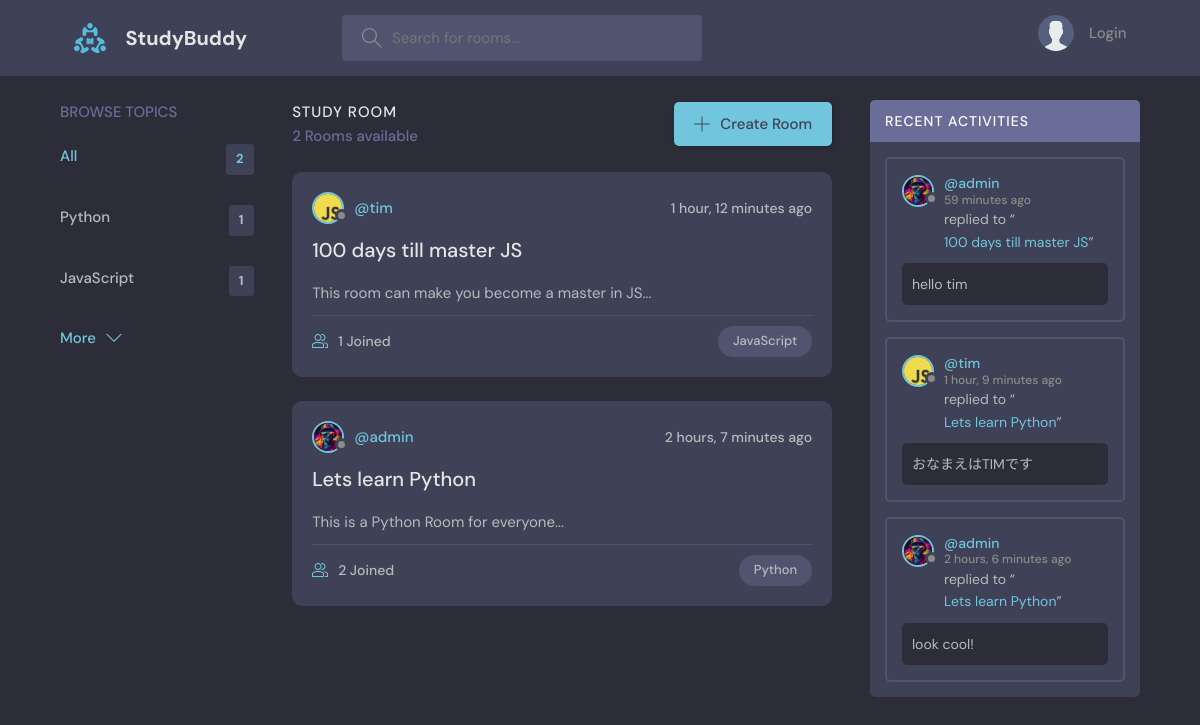
The page / on the database its author committed.
### base/models.py (models this page shows, shortened)
class Topic(models.Model):
    name = models.CharField(max_length=200)

class Room(models.Model):
    host = models.ForeignKey(User, on_delete=models.SET_NULL, null=True)
    topic = models.ForeignKey(Topic, on_delete=models.SET_NULL, null=True)
    name = models.CharField(max_length=200)
    description = models.TextField(null=True, blank=True)
    participants = models.ManyToManyField(User, related_name='participants', blank=True)
    updated = models.DateTimeField(auto_now=True)
    created = models.DateTimeField(auto_now_add=True)
    class Meta:
        ordering = ['-updated', '-created']
    def short_description(self):
        return self.description[:200] if self.description else ''
    def __str__(self):
        return self.name

class User(AbstractUser):
    name = models.CharField(max_length=200, null=True)
    email = models.EmailField(null=True, unique=True)
    bio = models.TextField(null=True)
    avatar = models.ImageField(null=True, default="avatar.svg")
    USERNAME_FIELD = 'email'
    REQUIRED_FIELDS = []

class Message(models.Model):
    user = models.ForeignKey(User, on_delete=models.CASCADE)
    room = models.ForeignKey(Room, on_delete=models.CASCADE)
    body = models.TextField()
    updated = models.DateTimeField(auto_now=True)
    created = models.DateTimeField(auto_now_add=True)
    class Meta:
        ordering = ['-updated', '-created']
    def __str__(self):
        return self.body[0:70]

### base/views.py (the view)
# urls.py: path('', views.home, name="home"),
def home(request):
    q = request.GET.get('q') if request.GET.get('q') != None else ''
    rooms = Room.objects.filter(
        Q(topic__name__icontains=q) |
        Q(name__icontains=q) |
        Q(description__icontains=q) |
        Q(host__username__icontains=q)
        )
    topics = Topic.objects.all()[0:5]
    room_count = rooms.count()
    room_messages = Message.objects.filter(Q(room__topic__name__icontains=q))[0:5]
    context = {'rooms':rooms, 'topics': topics, 'room_count':room_count, 'room_messages': room_messages}
    return render(request, 'base/home.html', context)

### base/templates/base/home.html (shortened to what this page needs)
{% extends "main.html" %}
{% block content %}
<main class="layout layout--3">
  <div class="container">
    {% include 'base/topic_component.html' %}
    <div class="roomList">
      <div class="roomList__header">
        <div>
          <h2>Study Room</h2>
          <p>{{room_count}} Rooms available</p>
        </div>
        <a class="btn btn--main" href="{% url 'create-room' %}">
          <svg version="1.1" xmlns="http://www.w3.org/2000/svg" width="32" height="32" viewBox="0 0 32 32">
            <title>add</title>
            <path
              d="M16.943 0.943h-1.885v14.115h-14.115v1.885h14.115v14.115h1.885v-14.115h14.115v-1.885h-14.115v-14.115z"
            ></path>
          </svg>
          Create Room
        </a>
      </div>
      {% include 'base/feed_component.html' %}
    </div>
    {% include 'base/activity_component.html' %}
  </div>
</main>
{% endblock content %}

### base/templates/base/topic_component.html (shortened to what this page needs)
<div class="topics">
    <div class="topics__header">
        <h2><a href="{% url 'topics' %}" style="color: #696d97;">Browse Topics</a></h2>
    </div>
    <ul class="topics__list">
        <li>
            <a href="{% url 'home' %}" class="active">All <span>{{topics.count}}</span></a>
        </li>
        {% for topic in topics %}
        <li>
            <a href="{% url 'home' %}?q={{topic.name}}">{{topic.name}} <span>{{topic.room_set.all.count}}</span></a>
        </li>
        {% endfor %}
    </ul>
    <a class="btn btn--link" href="{% url 'topics' %}">
        More
        <svg version="1.1" xmlns="http://www.w3.org/2000/svg" width="32" height="32" viewBox="0 0 32 32">
            <title>chevron-down</title>
            <path d="M16 21l-13-13h-3l16 16 16-16h-3l-13 13z"></path>
        </svg>
    </a>
</div>

### base/templates/base/feed_component.html (shortened to what this page needs)
{% for room in rooms %}
<div class="roomListRoom" >
    <div class="roomListRoom__header">
        <a href="{% url 'user-profile' room.host.id %}" class="roomListRoom__author">
        <div class="avatar avatar--small">
            <img src="{{room.host.avatar.url}}" />
        </div>
        <span>@{{room.host.username}}</span>
        </a>
        <div class="roomListRoom__actions">
        <span>{{room.created|timesince}} ago</span>
        </div>
    </div>
    <div class="roomListRoom__content">
        <a href="{% url 'room' room.id %}">{{room.name}}</a>
        {% if room.short_description %}
            <p>{{room.short_description}}...</p>
        {% else %}
            <p>This room has no description</p>
        {% endif %}
    </div>
    <div class="roomListRoom__meta">
        <a href="{% url 'room' room.id %}" class="roomListRoom__joined">
        {{room.participants.all.count}} Joined
        </a>
        <p class="roomListRoom__topic">{{room.topic.name}}</p>
    </div>
</div>
{% endfor %}

### base/templates/base/activity_component.html (shortened to what this page needs)
<div class="activities">
    <div class="activities__header">
        <h2><a href="{% url 'activities' %}" style="color: white;">Recent Activities</a></h2>
    </div>
    {% for message in room_messages %}
    <div class="activities__box">
        <div class="activities__boxHeader roomListRoom__header">
            <a href="{% url 'user-profile' message.user.id %}" class="roomListRoom__author">
                <div class="avatar avatar--small">
                    <img src="{{message.user.avatar.url}}" />
                </div>
                <p>
                    @{{message.user.username}}
                    <span>{{message.created|timesince}} ago</span>
                </p>
            </a>
        </div>
        <div class="activities__boxContent">
            <p>replied to “<a href="{% url 'room' message.room.id %}">{{message.room}}</a>”</p>
            <div class="activities__boxRoomContent">{{message}}</div>
        </div>
    </div>
    {% endfor %}
</div>

### rows shown on the page
Topic: name "Python", room_set.all.count "1"
Topic: name "JavaScript", room_set.all.count "1"
Room: host.avatar (picture), host.username "tim", created "1 hour, 12 minutes", name "100 days till master JS", short_description "This room can make you become a master in JS", participants.all.count "1", topic.name "JavaScript"
Room: host.avatar (picture), host.username "admin", created "2 hours, 7 minutes", name "Lets learn Python", short_description "This is a Python Room for everyone", participants.all.count "2", topic.name "Python"
Message: user.avatar (picture), user.username "admin", created "59 minutes", room "100 days till master JS", body "hello tim"
Message: user.avatar (picture), user.username "tim", created "1 hour, 9 minutes", room "Lets learn Python", body "おなまえはTIMです"
Message: user.avatar (picture), user.username "admin", created "2 hours, 6 minutes", room "Lets learn Python", body "look cool!"

### other values the page prints
{{ topics.count }} "2"
{{ room_count }} "2"
